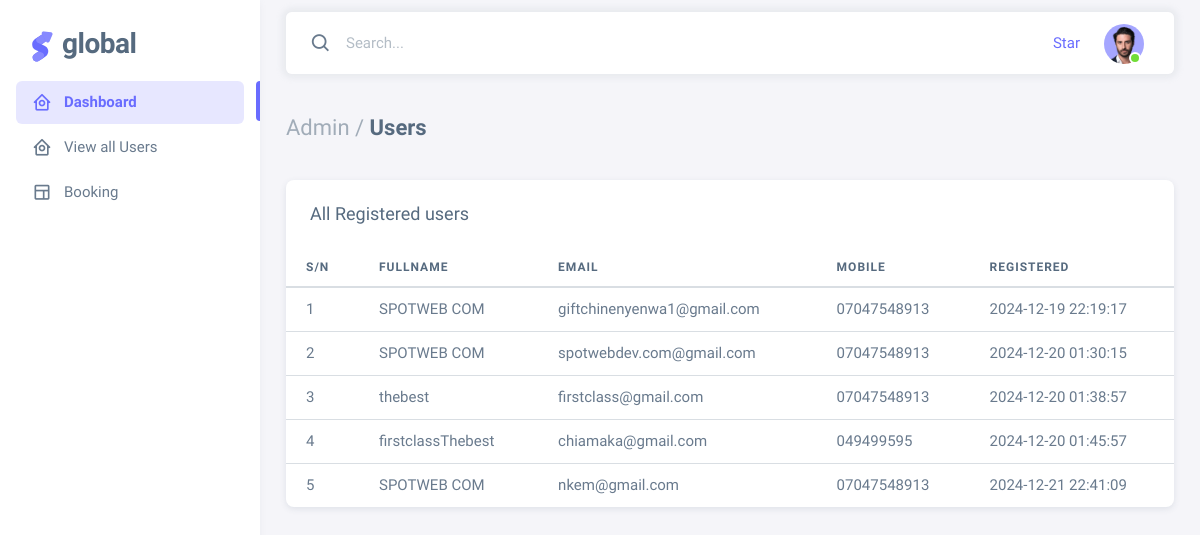
/admin/all.php (signed in), run on the app's committed database.
### tables this page shows
CREATE TABLE `users` (
  `id` int(11) NOT NULL,
  `name` varchar(100) NOT NULL,
  `email` varchar(100) NOT NULL,
  `phone` varchar(100) NOT NULL,
  `date_registered` varchar(100) NOT NULL,
  `status` varchar(11) NOT NULL
);

### admin/all.php (the view, shortened to what this page needs)
<?php
include('../server/connection.php');
?>
<!DOCTYPE html>
<html lang="en" class="light-style layout-menu-fixed " dir="ltr" data-theme="theme-default" data-assets-path="assets/" data-template="vertical-menu-template-free">
<head>
  <link rel="stylesheet" href="assets/vendor/fonts/boxicons.css" />
  <link rel="stylesheet" href="assets/vendor/css/core.css" class="template-customizer-core-css" />
  <link rel="stylesheet" href="assets/vendor/css/theme-default.css" class="template-customizer-theme-css" />
  <link rel="stylesheet" href="assets/css/demo.css" />
  <link rel="stylesheet" href="assets/vendor/libs/perfect-scrollbar/perfect-scrollbar.css" />
</head>
<body>
  <div class="layout-wrapper layout-content-navbar  ">
    <div class="layout-container">
      <?php include('includes/side_bar.php') ?>
      <div class="layout-page">
        <nav class="layout-navbar container-xxl navbar navbar-expand-xl navbar-detached align-items-center bg-navbar-theme" id="layout-navbar">
          <div class="navbar-nav-right d-flex align-items-center" id="navbar-collapse">
            <div class="navbar-nav align-items-center">
              <div class="nav-item d-flex align-items-center">
                <i class="bx bx-search fs-4 lh-0"></i>
                <input type="text" class="form-control border-0 shadow-none" placeholder="Search..." aria-label="Search...">
              </div>
            </div>
            <ul class="navbar-nav flex-row align-items-center ms-auto">
              <li class="nav-item lh-1 me-3">
                <a class="github-button" href="https://github.com/themeselection/sneat-html-admin-template-free" data-icon="octicon-star" data-size="large" data-show-count="true" aria-label="Star themeselection/sneat-html-admin-template-free on GitHub">Star</a>
              </li>
              <li class="nav-item navbar-dropdown dropdown-user dropdown">
                <a class="nav-link dropdown-toggle hide-arrow" href="javascript:void(0);" data-bs-toggle="dropdown">
                  <div class="avatar avatar-online">
                    <img src="assets/img/avatars/1.png" alt class="w-px-40 h-auto rounded-circle">
                  </div>
                </a>
              </li>
            </ul>
          </div>
        </nav>
        <div class="content-wrapper">
          <div class="container-xxl flex-grow-1 container-p-y">
            <h4 class="fw-bold py-3 mb-4">
              <span class="text-muted fw-light">Admin /</span> Users
            </h4>
            <div class="card">
              <h5 class="card-header">All Registered users</h5>
              <div class="table-responsive text-nowrap">
                <table class="table">
                  <thead>
                    <tr>
                      <th>S/N</th>
                      <th>Fullname</th>
                      <th>Email</th>
                      <th>Mobile</th>
                      <th>Registered</th>
                    </tr>
                  </thead>
                  <tbody class="table-border-bottom-0">
                    <?php
                    $sql = mysqli_query($connection, "SELECT * FROM `users`");
                    if (mysqli_num_rows($sql)) {
                      $count = 1;
                      while ($details = mysqli_fetch_assoc($sql)) {
                    ?>
                        <tr>
                          <td><?php echo $count ?></td>
                          <td><?php echo $details['name']?></td>
                          <td><?php echo $details['email']?></td>
                          <td><?php echo $details['phone']?></td>
                          <td><?php echo $details['date_registered']?></td>
                        </tr>
                    <?php $count++;
                      }
                    } else {
                      echo "<td class='bg-danger text-white' colspan='10'>No Users</td>";
                    } ?>
                  </tbody>
                </table>
              </div>
            </div>
          </div>
        </div>
      </div>
    </div>
  </div>
</body>
</html>

### data on the page
users: name "SPOTWEB COM", email "giftchinenyenwa1@gmail.com", phone "07047548913", date_registered "2024-12-19 22:19:17"
users: name "SPOTWEB COM", email "spotwebdev.com@gmail.com", phone "07047548913", date_registered "2024-12-20 01:30:15"
users: name "thebest", email "firstclass@gmail.com", phone "07047548913", date_registered "2024-12-20 01:38:57"
users: name "firstclassThebest", email "chiamaka@gmail.com", phone "049499595", date_registered "2024-12-20 01:45:57"
users: name "SPOTWEB COM", email "nkem@gmail.com", phone "07047548913", date_registered "2024-12-21 22:41:09"
